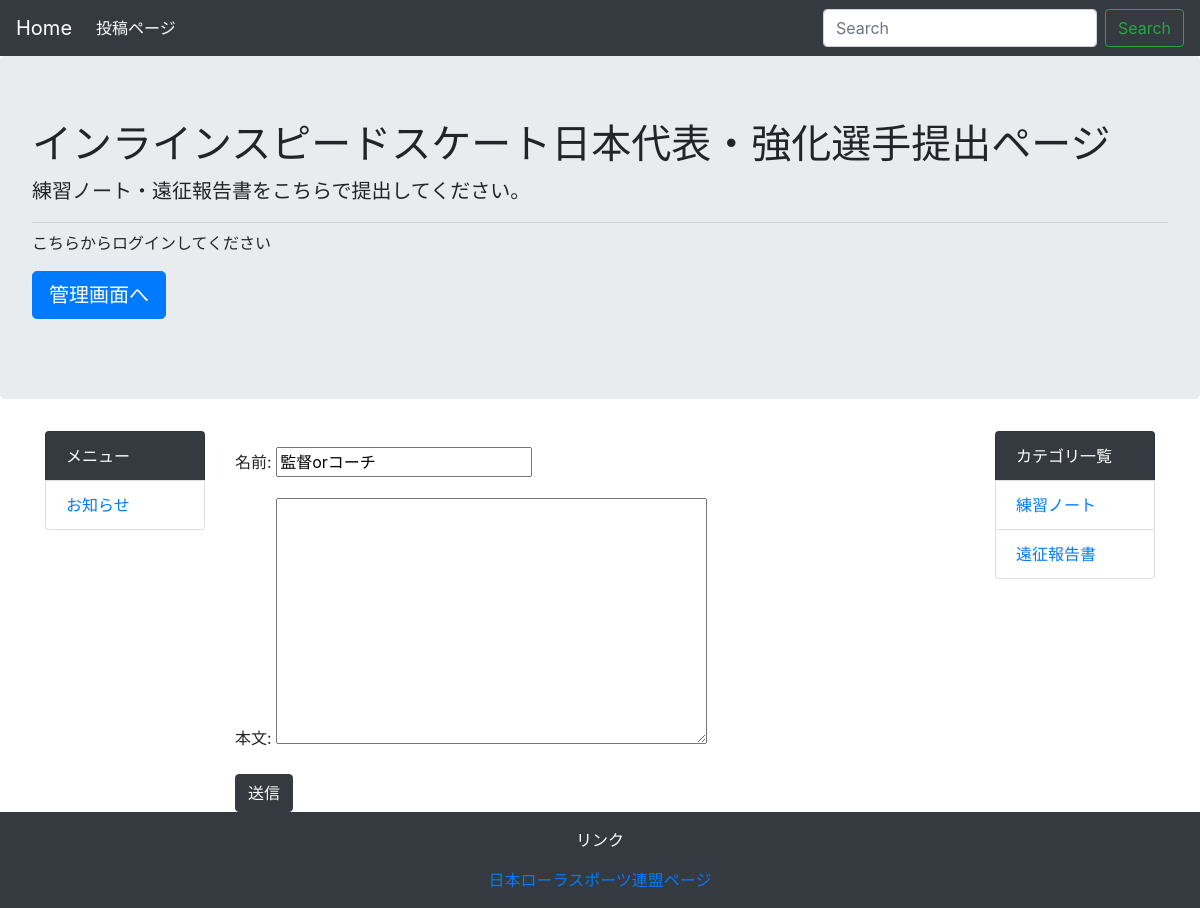
The app's page /comment/1 with its own data.
### homepage/models.py (models this page shows)
class Menu(models.Model):
    name = models.CharField('メニュー名', max_length=255)
    created_at = models.DateTimeField('作成日', default=timezone.now)
    def __str__(self):
        return self.name

class Category(models.Model):
    name = models.CharField('カテゴリ名',max_length=255)
    created_at = models.DateTimeField('作成日', default=timezone.now)
    def __str__(self):
        return self.name

### homepage/views.py (the view, shortened to what this page needs)
# urls.py: path('comment/<int:trainingnote_pk>',views.CommentView.as_view(), name='comment'),
class CommentView(generic.CreateView):
    model = Comment
    form_class = CommentCreateForm

### homepage/forms.py
class CommentCreateForm(forms.ModelForm):
    class Meta:
        model = Comment
        fields = ('name', 'text')

### homepage/context_processors.py (called while the page is built)
def common(request):
    context = {
        'category_list': Category.objects.all(),
        'menu_list': Menu.objects.all(),
    }
    return context

### homepage/templates/homepage/comment_form.html (shortened to what this page needs)
{% extends 'homepage/base.html' %}
{% block content %}
        {{ form.as_p }}
        <button type="submit" class="btn btn-dark">送信</button>
{% endblock %}

### homepage/templates/homepage/base.html (shortened to what this page needs)
<!DOCTYPE html>
<html lang="ja">
  <head>
    <link rel="stylesheet" href="https://stackpath.bootstrapcdn.com/bootstrap/4.1.3/css/bootstrap.min.css">
  </head>
  <body>
    <nav class="navbar navbar-expand-lg navbar-dark bg-dark">
        <a class="navbar-brand" href="#">Home</a>
        <div class="collapse navbar-collapse" id="navbarSupportedContent">
            <ul class="navbar-nav mr-auto">
                <li class="nav-item active">
                    <a class="nav-link" href="{% url 'admin:index' %}">投稿ページ</a></a>
                </li>
            </ul>
            <form class="form-inline my-2 my-lg-0" method="GET" action="{% url 'homepage:index' %}">
                <input class="form-control mr-sm-2" type="text" placeholder="Search" aria-label="Search" name="keyword">
                <button class="btn btn-outline-success my-2 my-sm-0" type="submit">Search</button>
            </form>
        </div>
    </nav>
    <div class="jumbotron">
        <h1 class="display-">インラインスピードスケート日本代表・強化選手提出ページ</h1>
        <p class="lead">練習ノート・遠征報告書をこちらで提出してください。
        </p>
        <hr class="my-2">
        <p>こちらからログインしてください</p>
        <p class="lead">
            <a class="btn btn-primary btn-lg" href="{% url 'admin:index' %}" role="button">管理画面へ</a>
        </p>
    </div>
    <div class="container">
        <div class="row">
            <div class="col-md-2">
                <ul class="list-group">
                    <li class="list-group-item bg-dark text-white">メニュー</li>
                    {% for menu in menu_list %}
                        <li class="list-group-item"><a href="{% url 'homepage:menu' menu.pk %}">{{ menu }}</a></li>
                    {% endfor %}
                </ul>
            </div>
            <div class="col-md-8">
                {% block content %}
                {% endblock %}
            </div>
            <div class="col-md-2">
                <ul class="list-group">
                    <li class="list-group-item bg-dark text-white">カテゴリ一覧</li>
                    {% for category in category_list %}
                        <li class="list-group-item"><a href="{% url 'homepage:category' category.pk %}">{{ category }}</a></li>
                    {% endfor %}
                </ul>
            </div>
        </div>
    </div>
    <footer class="bg-dark text-white text-center py-3">
        <p>リンク</p>
        <a href="http://jrsf.or.jp/speed/">日本ローラスポーツ連盟ページ</a><br>
    </footer>
  </body>
</html>

### records on screen
Menu: name "お知らせ"
Category: name "練習ノート"
Category: name "遠征報告書"
